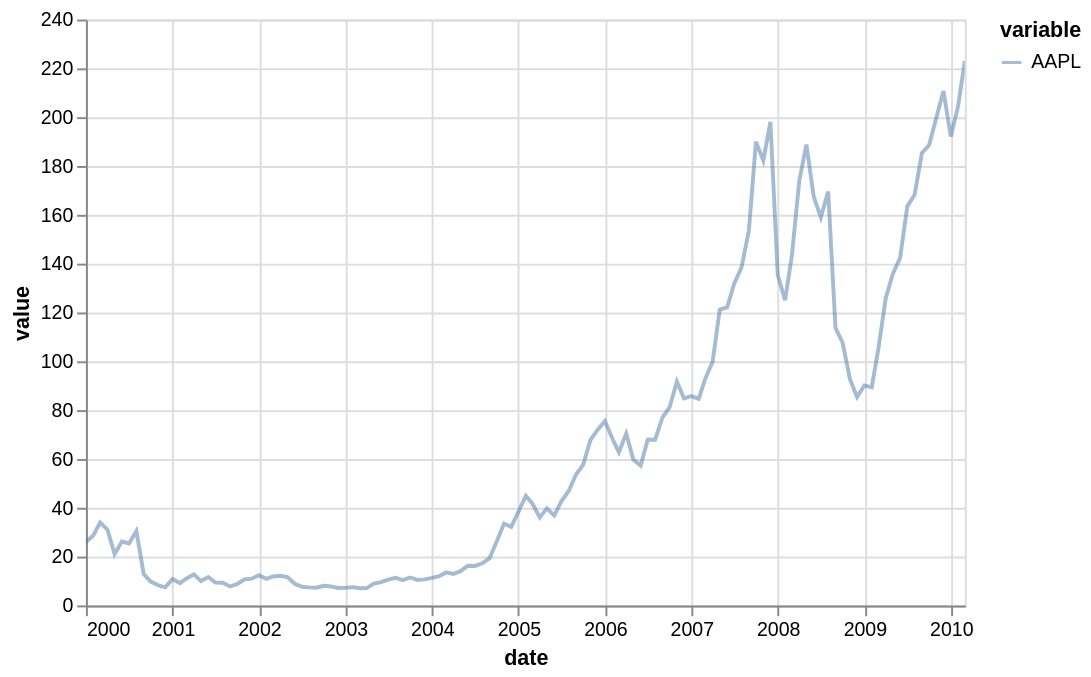

Describe this chart as a Vega-Lite specification.
### Vega-Lite specification from a JSON file in a GitHub repository (floating-point values rounded to 4 significant figures)
{"mark": "line", "encoding": {"x": {"field": "date", "type": "temporal"}, "y": {"field": "value", "type": "quantitative"}, "color": {"field": "variable", "type": "nominal"}, "opacity": {"value": 0.5}}, "$schema": "https://vega.github.io/schema/vega-lite/v2.json", "width": 450, "height": 300, "selection": {"grid": {"type": "interval", "bind": "scales"}}, "data": {"values": [{"date": "2000-01-01", "variable": "AAPL", "value": 25.94}, {"date": "2000-02-01", "variable": "AAPL", "value": 28.66}, {"date": "2000-03-01", "variable": "AAPL", "value": 33.95}, {"date": "2000-04-01", "variable": "AAPL", "value": 31.01}, {"date": "2000-05-01", "variable": "AAPL", "value": 21.0}, {"date": "2000-06-01", "variable": "AAPL", "value": 26.19}, {"date": "2000-07-01", "variable": "AAPL", "value": 25.41}, {"date": "2000-08-01", "variable": "AAPL", "value": 30.47}, {"date": "2000-09-01", "variable": "AAPL", "value": 12.88}, {"date": "2000-10-01", "variable": "AAPL", "value": 9.78}, {"date": "2000-11-01", "variable": "AAPL", "value": 8.25}, {"date": "2000-12-01", "variable": "AAPL", "value": 7.44}, {"date": "2001-01-01", "variable": "AAPL", "value": 10.81}, {"date": "2001-02-01", "variable": "AAPL", "value": 9.12}, {"date": "2001-03-01", "variable": "AAPL", "value": 11.03}, {"date": "2001-04-01", "variable": "AAPL", "value": 12.74}, {"date": "2001-05-01", "variable": "AAPL", "value": 9.98}, {"date": "2001-06-01", "variable": "AAPL", "value": 11.62}, {"date": "2001-07-01", "variable": "AAPL", "value": 9.4}, {"date": "2001-08-01", "variable": "AAPL", "value": 9.27}, {"date": "2001-09-01", "variable": "AAPL", "value": 7.76}, {"date": "2001-10-01", "variable": "AAPL", "value": 8.78}, {"date": "2001-11-01", "variable": "AAPL", "value": 10.65}, {"date": "2001-12-01", "variable": "AAPL", "value": 10.95}, {"date": "2002-01-01", "variable": "AAPL", "value": 12.36}, {"date": "2002-02-01", "variable": "AAPL", "value": 10.85}, {"date": "2002-03-01", "variable": "AAPL", "value": 11.84}, {"date": "2002-04-01", "variable": "AAPL", "value": 12.14}, {"date": "2002-05-01", "variable": "AAPL", "value": 11.65}, {"date": "2002-06-01", "variable": "AAPL", "value": 8.86}, {"date": "2002-07-01", "variable": "AAPL", "value": 7.63}, {"date": "2002-08-01", "variable": "AAPL", "value": 7.38}, {"date": "2002-09-01", "variable": "AAPL", "value": 7.25}, {"date": "2002-10-01", "variable": "AAPL", "value": 8.03}, {"date": "2002-11-01", "variable": "AAPL", "value": 7.75}, {"date": "2002-12-01", "variable": "AAPL", "value": 7.16}, {"date": "2003-01-01", "variable": "AAPL", "value": 7.18}, {"date": "2003-02-01", "variable": "AAPL", "value": 7.51}, {"date": "2003-03-01", "variable": "AAPL", "value": 7.07}, {"date": "2003-04-01", "variable": "AAPL", "value": 7.11}, {"date": "2003-05-01", "variable": "AAPL", "value": 8.98}, {"date": "2003-06-01", "variable": "AAPL", "value": 9.53}, {"date": "2003-07-01", "variable": "AAPL", "value": 10.54}, {"date": "2003-08-01", "variable": "AAPL", "value": 11.31}, {"date": "2003-09-01", "variable": "AAPL", "value": 10.36}, {"date": "2003-10-01", "variable": "AAPL", "value": 11.44}, {"date": "2003-11-01", "variable": "AAPL", "value": 10.45}, {"date": "2003-12-01", "variable": "AAPL", "value": 10.69}, {"date": "2004-01-01", "variable": "AAPL", "value": 11.28}, {"date": "2004-02-01", "variable": "AAPL", "value": 11.96}, {"date": "2004-03-01", "variable": "AAPL", "value": 13.52}, {"date": "2004-04-01", "variable": "AAPL", "value": 12.89}, {"date": "2004-05-01", "variable": "AAPL", "value": 14.03}, {"date": "2004-06-01", "variable": "AAPL", "value": 16.27}, {"date": "2004-07-01", "variable": "AAPL", "value": 16.17}, {"date": "2004-08-01", "variable": "AAPL", "value": 17.25}, {"date": "2004-09-01", "variable": "AAPL", "value": 19.38}, {"date": "2004-10-01", "variable": "AAPL", "value": 26.2}, {"date": "2004-11-01", "variable": "AAPL", "value": 33.53}, {"date": "2004-12-01", "variable": "AAPL", "value": 32.2}, {"date": "2005-01-01", "variable": "AAPL", "value": 38.45}, {"date": "2005-02-01", "variable": "AAPL", "value": 44.86}, {"date": "2005-03-01", "variable": "AAPL", "value": 41.67}, {"date": "2005-04-01", "variable": "AAPL", "value": 36.06}, {"date": "2005-05-01", "variable": "AAPL", "value": 39.76}, {"date": "2005-06-01", "variable": "AAPL", "value": 36.81}, {"date": "2005-07-01", "variable": "AAPL", "value": 42.65}, {"date": "2005-08-01", "variable": "AAPL", "value": 46.89}, {"date": "2005-09-01", "variable": "AAPL", "value": 53.61}, {"date": "2005-10-01", "variable": "AAPL", "value": 57.59}, {"date": "2005-11-01", "variable": "AAPL", "value": 67.82}, {"date": "2005-12-01", "variable": "AAPL", "value": 71.89}, {"date": "2006-01-01", "variable": "AAPL", "value": 75.51}, {"date": "2006-02-01", "variable": "AAPL", "value": 68.49}, {"date": "2006-03-01", "variable": "AAPL", "value": 62.72}, {"date": "2006-04-01", "variable": "AAPL", "value": 70.39}, {"date": "2006-05-01", "variable": "AAPL", "value": 59.77}, {"date": "2006-06-01", "variable": "AAPL", "value": 57.27}, {"date": "2006-07-01", "variable": "AAPL", "value": 67.96}, {"date": "2006-08-01", "variable": "AAPL", "value": 67.85}, {"date": "2006-09-01", "variable": "AAPL", "value": 76.98}, {"date": "2006-10-01", "variable": "AAPL", "value": 81.08}, {"date": "2006-11-01", "variable": "AAPL", "value": 91.66}, {"date": "2006-12-01", "variable": "AAPL", "value": 84.84}, {"date": "2007-01-01", "variable": "AAPL", "value": 85.73}, {"date": "2007-02-01", "variable": "AAPL", "value": 84.61}, {"date": "2007-03-01", "variable": "AAPL", "value": 92.91}, {"date": "2007-04-01", "variable": "AAPL", "value": 99.8}, {"date": "2007-05-01", "variable": "AAPL", "value": 121.2}, {"date": "2007-06-01", "variable": "AAPL", "value": 122.0}, {"date": "2007-07-01", "variable": "AAPL", "value": 131.8}, {"date": "2007-08-01", "variable": "AAPL", "value": 138.5}, {"date": "2007-09-01", "variable": "AAPL", "value": 153.5}, {"date": "2007-10-01", "variable": "AAPL", "value": 189.9}, {"date": "2007-11-01", "variable": "AAPL", "value": 182.2}, {"date": "2007-12-01", "variable": "AAPL", "value": 198.1}, {"date": "2008-01-01", "variable": "AAPL", "value": 135.4}, {"date": "2008-02-01", "variable": "AAPL", "value": 125.0}, {"date": "2008-03-01", "variable": "AAPL", "value": 143.5}, {"date": "2008-04-01", "variable": "AAPL", "value": 173.9}, {"date": "2008-05-01", "variable": "AAPL", "value": 188.8}, {"date": "2008-06-01", "variable": "AAPL", "value": 167.4}, {"date": "2008-07-01", "variable": "AAPL", "value": 158.9}, {"date": "2008-08-01", "variable": "AAPL", "value": 169.5}, {"date": "2008-09-01", "variable": "AAPL", "value": 113.7}, {"date": "2008-10-01", "variable": "AAPL", "value": 107.6}, {"date": "2008-11-01", "variable": "AAPL", "value": 92.67}, {"date": "2008-12-01", "variable": "AAPL", "value": 85.35}, {"date": "2009-01-01", "variable": "AAPL", "value": 90.13}, {"date": "2009-02-01", "variable": "AAPL", "value": 89.31}, {"date": "2009-03-01", "variable": "AAPL", "value": 105.1}, {"date": "2009-04-01", "variable": "AAPL", "value": 125.8}, {"date": "2009-05-01", "variable": "AAPL", "value": 135.8}, {"date": "2009-06-01", "variable": "AAPL", "value": 142.4}, {"date": "2009-07-01", "variable": "AAPL", "value": 163.4}, {"date": "2009-08-01", "variable": "AAPL", "value": 168.2}, {"date": "2009-09-01", "variable": "AAPL", "value": 185.3}, {"date": "2009-10-01", "variable": "AAPL", "value": 188.5}, {"date": "2009-11-01", "variable": "AAPL", "value": 199.9}, {"date": "2009-12-01", "variable": "AAPL", "value": 210.7}, {"date": "2010-01-01", "variable": "AAPL", "value": 192.1}, {"date": "2010-02-01", "variable": "AAPL", "value": 204.6}, {"date": "2010-03-01", "variable": "AAPL", "value": 223.0}]}}
